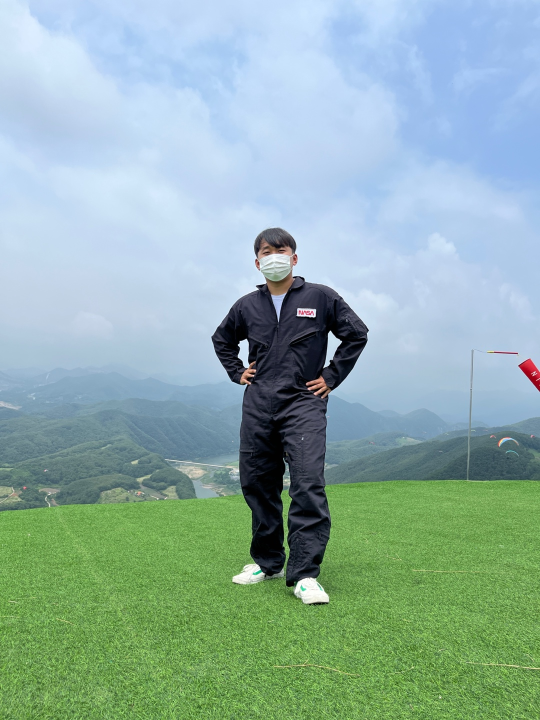
#> input picture Exploration/Ex04/images/myface2.png, 1080 x 1440 px, found by its file name (shown at 1/2 size)
$ jupyter execute --allow-errors 'Ex04. project.ipynb'
#> lines starting #> are read from the running program, lines starting #| are printed output that depends on the picture
# 4. 인물사진을 만들어보자 [프로젝트]
1. 인물 사진
2. 고양이 사진
3. 분리된 인물 사진에 새로운 배경 합성하기
4. 문제점 및 솔루션 제안

---
## 1. 인물사진

[cell 1]
# os: Operating System의 줄임말로, 운영체제에서 제공되는 여러 기능을 파이썬에서 사용할 수 있도록 함 (Ex. 디렉토리 경로 이동, 시스템 환경 변수 가져오기 등)
# urllib: URL 작업을 위한 여러 모듈을 모은 패키지. (Ex. urllib.request, urllib.parse, ...)
# cv2: OpenCV 라이브러리로, 실시간 컴퓨터 비전을 목적으로 한 프로그래밍 라이브러리
# numpy(NumPy): 행렬이나 대규모 다차원 배열을 쉽게 처리할 수 있도록 지원하는 라이브러리. 데이터 구조 외에도 수치 계산을 위해 효율적으로 구현된 기능을 제공
# pixellib: 이미지 및 비디오 segmentation을 수행하기 위한 라이브러리.
# pixellib.semantic: segmentation 기법 중, semantic segmentation을 쉽게 사용할 수 있도록 만든 라이브러리
# matplotlib: 파이썬 프로그래밍 언어 및 수학적 확장 NumPy 라이브러리를 활용한 플로팅 라이브러리로, 데이터 시각화 도구
import os
import urllib
import cv2
import numpy as np
from pixellib.semantic import semantic_segmentation
from matplotlib import pyplot as plt

[cell 2]
# os 모듈에 있는 getenv() 함수를 이용하여 읽고싶은 파일의 경로를 file_path에 저장
# 준비한 이미지 파일의 경로를 이용하여, 이미지 파일을 읽음
# cv2.imread(경로): 경로에 해당하는 이미지 파일을 읽어서 변수에 저장
img_path = os.getenv('HOME')+'/aiffel/human_segmentation/images/myface2.png'
img_orig = cv2.imread(img_path)
#> img_orig is the input picture: shape (1440, 1080, 3); mean B, G, R 167.3, 174.6, 143.8

print(img_orig.shape)
#| (1440, 1080, 3)

# cv2.cvtColor(입력 이미지, 색상 변환 코드): 입력 이미지의 색상 채널을 변경
# cv2.COLOR_BGR2RGB: 이미지 색상 채널을 변경 (BGR 형식을 RGB 형식으로 변경)
# plt.imshow(): 저장된 데이터를 이미지의 형식으로 표시, 입력은 RGB(A) 데이터 혹은 2D 스칼라 데이터
# https://matplotlib.org/stable/api/_as_gen/matplotlib.pyplot.imshow.html
# plt.show(): 현재 열려있는 모든 figure를 표시 (여기서 figure는 이미지, 그래프 등)
# https://matplotlib.org/stable/api/_as_gen/matplotlib.pyplot.show.html
plt.imshow(cv2.cvtColor(img_orig, cv2.COLOR_BGR2RGB))
plt.show()

[cell 3]
# 저장할 파일 이름을 결정합니다
# 1. os.getenv(x)함수는 환경 변수x의 값을 포함하는 문자열 변수를 반환합니다. model_dir 에 "/aiffel/human_segmentation/models" 저장
# 2. #os.path.join(a, b)는 경로를 병합하여 새 경로 생성 model_file 에 "/aiffel/aiffel/human_segmentation/models/deeplabv3_xception_tf_dim_ordering_tf_kernels.h5" 저장
# 1
model_dir = os.getenv('HOME')+'/aiffel/human_segmentation/models'
# 2
model_file = os.path.join(model_dir, 'deeplabv3_xception_tf_dim_ordering_tf_kernels.h5')

# PixelLib가 제공하는 모델의 url입니다
model_url = 'https://github.com/ayoolaolafenwa/PixelLib/releases/download/1.1/deeplabv3_xception_tf_dim_ordering_tf_kernels.h5'

# 다운로드를 시작합니다
urllib.request.urlretrieve(model_url, model_file) # urllib 패키지 내에 있는 request 모듈의 urlretrieve 함수를 이용해서 model_url에 있는 파일을 다운로드 해서 model_file 파일명으로 저장
#> (this line was passed over: the network is not available in this run)

#> (a cell that did not finish here is left out)

#> (a cell that did not finish here is left out)

[cell 6]
#pascalvoc 데이터의 라벨종류
LABEL_NAMES = [
    'background', 'aeroplane', 'bicycle', 'bird', 'boat', 'bottle', 'bus',
    'car', 'cat', 'chair', 'cow', 'diningtable', 'dog', 'horse', 'motorbike',
    'person', 'pottedplant', 'sheep', 'sofa', 'train', 'tv'
]
len(LABEL_NAMES)

#> (a cell that did not finish here is left out)

#> (a cell that did not finish here is left out)

#> (a cell that did not finish here is left out)

[cell 10]
# 아래 코드를 이해하지 않아도 좋습니다
# PixelLib에서 그대로 가져온 코드입니다
# 주목해야 할 것은 생상 코드 결과물이예요!

#컬러맵 만들기
colormap = np.zeros((256, 3), dtype = int)
ind = np.arange(256, dtype=int)

for shift in reversed(range(8)):
    for channel in range(3):
        colormap[:, channel] |= ((ind >> channel) & 1) << shift
    ind >>= 3

colormap[:20] #생성한 20개의 컬러맵 출력

[cell 11]
colormap[15] #컬러맵 15에 해당하는 배열 출력 (pacalvoc에 LABEL_NAMES 15번째인 사람)

[cell 12]
seg_color = (128,128,192) # 색상순서 변경 - colormap의 배열은 RGB 순이며 output의 배열은 BGR 순서로 채널 배치가 되어 있어서

#> (a cell that did not finish here is left out)

[cell 14]
# 원본이미지를 img_show에 할당한뒤 이미지 사람이 있는 위치와 배경을 분리해서 표현한 color_mask 를 만든뒤 두 이미지를 합쳐서 출력
img_show = img_orig.copy()

# True과 False인 값을 각각 255과 0으로 바꿔줍니다
#> (the rest of this cell did not finish here and is left out)

[cell 15]
# (13,13)은 blurring kernel size를 뜻합니다
# 다양하게 바꿔보세요
img_orig_blur = cv2.blur(img_orig, (13,13))
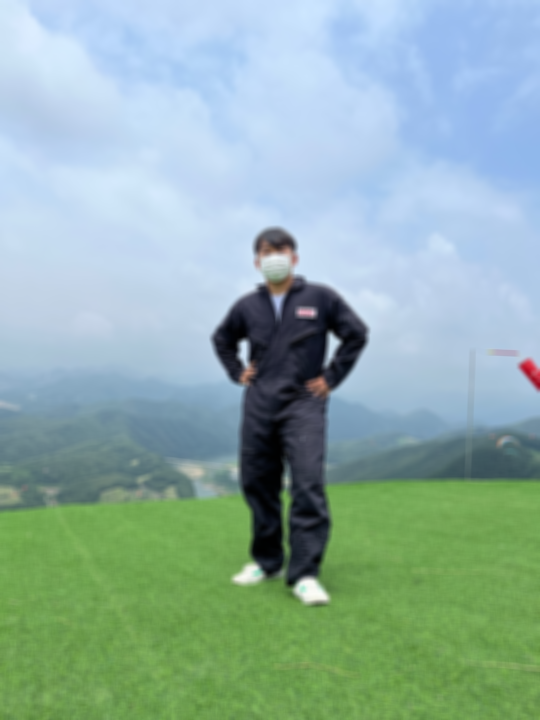
#> img_orig_blur: shape (1440, 1080, 3) (shown at 1/2 size); mean B, G, R 167.3, 174.6, 143.8

# plt.imshow(): 저장된 데이터를 이미지의 형식으로 표시한다.
# cv2.cvtColor(입력 이미지, 색상 변환 코드): 입력 이미지의 색상 채널을 변경
# cv2.COLOR_BGR2RGB: 원본이 BGR 순서로 픽셀을 읽다보니
# 이미지 색상 채널을 변경해야함 (BGR 형식을 RGB 형식으로 변경)
plt.imshow(cv2.cvtColor(img_orig_blur, cv2.COLOR_BGR2RGB))
plt.show()

#> (a cell that did not finish here is left out)

#> (a cell that did not finish here is left out)

---
## 2. 고양이 사진

[cell 18]
img_path2 = os.getenv('HOME')+'/aiffel/human_segmentation/images/suncat.png'# 고양이
img_orig2 = cv2.imread(img_path2) #고양이
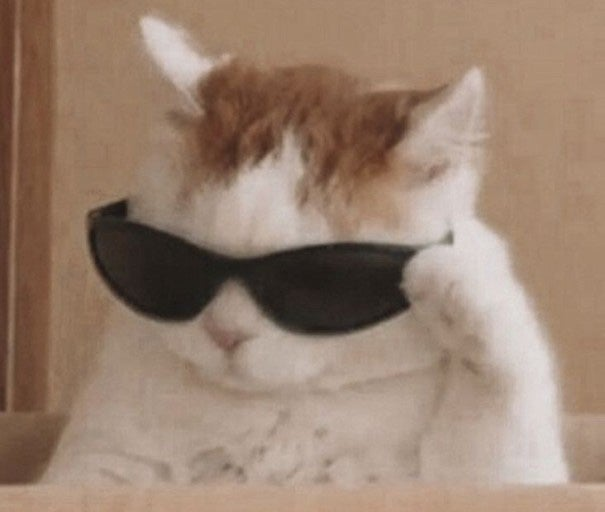
#> input picture Exploration/Ex04/images/suncat.png, 605 x 512 px, found by its file name
#> img_orig2 is the input picture: shape (512, 605, 3); mean B, G, R 112.1, 129.4, 153.5
print(img_orig.shape)
#| (1440, 1080, 3)
plt.imshow(cv2.cvtColor(img_orig2, cv2.COLOR_BGR2RGB))
plt.show()
